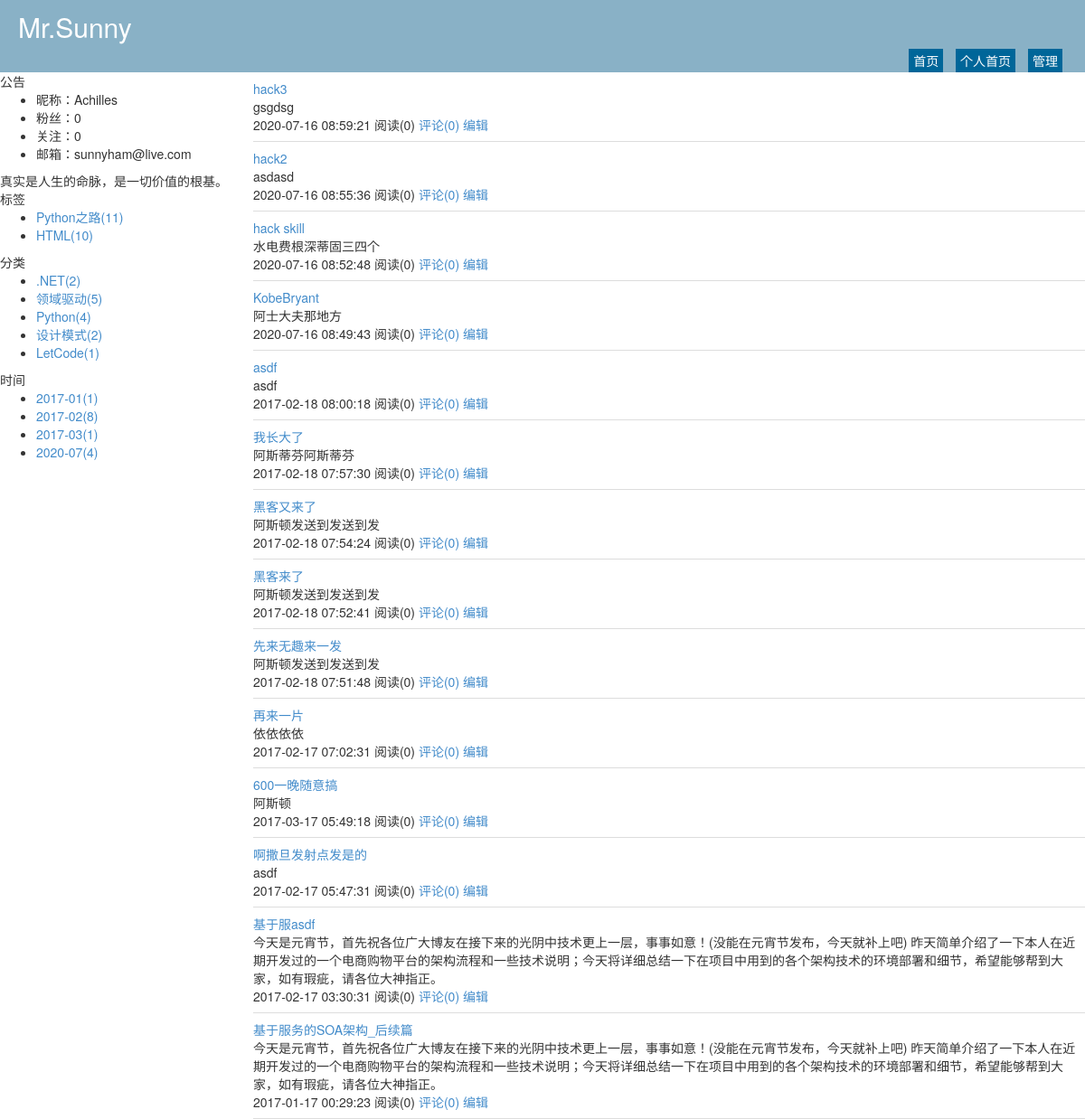
Screenshot of /Achilles.html with the database file from the repository.
### repository/models.py (models this page shows)
class Blog(models.Model):
    nid = models.BigAutoField(primary_key=True)
    title = models.CharField(verbose_name='个人博客标题', max_length=64)
    site = models.CharField(verbose_name='个人博客前缀', max_length=32, unique=True)
    theme = models.CharField(verbose_name='博客主题', max_length=32)
    user = models.OneToOneField(to='UserInfo', on_delete=models.CASCADE, to_field='nid')

class UserInfo(models.Model):
    nid = models.BigAutoField(primary_key=True)
    username = models.CharField(verbose_name='用户名', max_length=32, unique=True)
    password = models.CharField(verbose_name='密码', max_length=64)
    nickname = models.CharField(verbose_name='昵称', max_length=32)
    email = models.EmailField(verbose_name='邮箱', unique=True)
    avatar = models.ImageField(verbose_name='头像')
    create_time = models.DateTimeField(verbose_name='创建时间', auto_now_add=True)
    fans = models.ManyToManyField(verbose_name='粉丝们',
                                  to='UserInfo',
                                  through='UserFans',
                                  related_name='f',
                                  through_fields=('user', 'follower'))

class Tag(models.Model):
    nid = models.AutoField(primary_key=True)
    title = models.CharField(verbose_name='标签名称', max_length=32)
    blog = models.ForeignKey(verbose_name='所属博客', on_delete=models.CASCADE, to='Blog', to_field='nid')

class Category(models.Model):
    nid = models.AutoField(primary_key=True)
    title = models.CharField(verbose_name='分类标题', max_length=32)
    blog = models.ForeignKey(verbose_name='所属博客', on_delete=models.CASCADE, to='Blog', to_field='nid')

class Article(models.Model):
    nid = models.BigAutoField(primary_key=True)
    title = models.CharField(verbose_name='文章标题', max_length=128)
    summary = models.CharField(verbose_name='文章简介', max_length=255)
    read_count = models.IntegerField(default=0)
    comment_count = models.IntegerField(default=0)
    up_count = models.IntegerField(default=0)  #点赞个数
    down_count = models.IntegerField(default=0)  # 踩的个数
    create_time = models.DateTimeField(verbose_name='创建时间', auto_now_add=True)
    blog = models.ForeignKey(verbose_name='所属博客', on_delete=models.CASCADE, to='Blog', to_field='nid')
    category = models.ForeignKey(verbose_name='文章类型', on_delete=models.CASCADE, to='Category', to_field='nid', null=True)
    type_choices = [
        (1, "Python"),
        (2, "Linux"),
        (3, "OpenStack"),
        (4, "GoLang"),
    ]
    article_type_id = models.IntegerField(choices=type_choices, default=None)
    tags = models.ManyToManyField(
        to="Tag",
        through='Article2Tag',
        through_fields=('article', 'tag'),
    )

### web/views/home.py (the view)
# urls.py: url(r'^all/(?P<article_type_id>\d+).html$', home.index, name='index'),
def home(request, site):
    blog = models.Blog.objects.filter(site=site).select_related('user').first()
    if not blog:
        return redirect('/')
    tag_list = models.Tag.objects.filter(blog=blog)
    category_list = models.Category.objects.filter(blog=blog)
    date_list = models.Article.objects.raw(
        'select nid, count(nid) as num,strftime("%Y-%m",create_time) as ctime from repository_article group by strftime("%Y-%m",create_time)')
    for item in date_list:
        print(item.nid,item.num,item.ctime)
    article_list = models.Article.objects.filter(blog=blog).order_by('-nid').all()
    return render(
        request,
        'home.html',
        {
            'blog': blog,
            'tag_list': tag_list,
            'category_list': category_list,
            'date_list': date_list,
            'article_list': article_list
        }
    )

### templates/home.html (shortened to what this page needs)
{% extends 'home_layout.html' %}
{% block content %}
    <div class="summary-list">
        {% for row in article_list %}
            <div class="summary-item">
                <div class="summary-title">
                    <a href="/{{ blog.site }}/{{ row.nid }}.html">{{ row.title }}</a>
                </div>
                <div class="summary-content">
                    {{ row.summary }}
                </div>
                <div class="summary-footer">
                    <span>{{ row.create_time|date:"Y-m-d H:i:s" }}</span>
                    <span>阅读({{ row.read_count }})</span>
                    <a>评论({{ row.comment_count }})</a>
                    <a href="/backend/edit-article-{{ row.nid }}.html">编辑</a>
                </div>
            </div>
        {% endfor %}
    </div>
{% endblock %}

### templates/home_layout.html (shortened to what this page needs)
<!DOCTYPE html>
<html>
<head lang="en">
    <link rel="stylesheet" href="/static/plugins/bootstrap/css/bootstrap.css"/>
    <link rel="stylesheet" href="/static/plugins/font-awesome/css/font-awesome.css"/>
    <link rel="stylesheet" href="/static/css/edmure.css"/>
    <link rel="stylesheet" href="/static/css/commons.css"/>
    <link rel="stylesheet" href="/static/css/row-avatar.css"/>
    <link rel="stylesheet" href="/static/css/theme/{{ blog.theme }}.css"/>
</head>
<body>
<div class="pg-header">
    <div class="title">{{ blog.title }}</div>
    <div class="menu-list">
        <a class="menu-item" href="/">首页</a>
        <a class="menu-item" href="/{{ blog.site }}.html">个人首页</a>
        <a class="menu-item" href="/backend/index.html">管理</a>
    </div>
</div>
<div class="pg-body">
    <div class="body-menu">
        <div class="notice">
            <div class="notice-header">公告</div>
            <div class="notice-body">
                <ul>
                    <li>昵称：{{ blog.user.nickname }}</li>
                    <li>粉丝：{{ blog.user.fans.count }}</li>
                    <li>关注：{{ blog.user.f.count }}</li>
                    <li>邮箱：{{ blog.user.email }}</li>
                </ul>
                <div class="memo">
                    真实是人生的命脉，是一切价值的根基。
                </div>
            </div>
        </div>
        <div class="tags">
            <div class="tags-header">标签</div>
            <div class="tags-body">
                <ul>
                    {% for tag in tag_list %}
                        <li><a href="/{{ blog.site }}/tag/{{ tag.nid }}.html">{{ tag.title }}({{ tag.article_set.count }})</a></li>
                    {% endfor %}
                </ul>
            </div>
        </div>
        <div class="types">
            <div class="types-header">分类</div>
            <div class="types-body">
                <ul>
                    {% for tag in category_list %}
                        <li><a href="/{{ blog.site }}/category/{{ tag.nid }}.html">{{ tag.title }}({{ tag.article_set.count }})</a></li>
                    {% endfor %}
                </ul>
            </div>
        </div>
        <div class="dates">
            <div class="dates-header">时间</div>
            <div class="dates-body">
                <ul>
                    {% for tag in date_list %}
                        <li><a href="/{{ blog.site }}/date/{{ tag.ctime }}.html">{{ tag.ctime}}({{ tag.num}})</a></li>
                    {% endfor %}
                </ul>
            </div>
        </div>
    </div>
    <div class="body-content">
        {% block content %}{% endblock %}
    </div>
</div>
</body>
</html>

### static/css/theme/default.css (style rules this page uses)
.pg-header { height: 80px; background-color: #89b1c6; position: relative; color: #ffffff; }
.pg-header .title { font-size: 30px; line-height: 60px; margin-left: 20px; }
.pg-header .menu-list { position: absolute; bottom: 0; right: 20px; }
.pg-header .menu-list a { color: #ffffff; display: inline-block; padding: 3px 5px; margin: 0 5px; background-color: #006699; }
.pg-body { min-width: 980px; position: relative; }
.pg-body .body-menu { position: absolute; left: 0; width: 280px; }
.pg-body .body-content { position: absolute; right: 0; left: 280px; overflow: scroll; }
.pg-body .body-content .summary-list .summary-item { border-bottom: 1px solid #dddddd;padding: 8px 0; }

### rows the page displays
Blog: title "Mr.Sunny", user.nickname "Achilles", user.fans.count "0", user.f.count "0", user.email "sunnyham@live.com"
Tag: title "Python之路", article_set.count "11"
Tag: title "HTML", article_set.count "10"
Category: title ".NET", article_set.count "2"
Category: title "领域驱动", article_set.count "5"
Category: title "Python", article_set.count "4"
Category: title "设计模式", article_set.count "2"
Category: title "LetCode", article_set.count "1"
Article: ctime "2017-01", num "1", title "基于服务的SOA架构_后续篇", summary "今天是元宵节，首先祝各位广大博友在接下来的光阴中技术更上一层，事事如意！(没能在元宵节发布，今天就补上吧) 昨天简单介绍了一下本人在近期开发过的一个电商购物平台的架构流程和一些技术说明；今天将详细总结一下在项目中用到的各个架构技术的环境部署和细节，希望能够帮到大家，如有瑕疵，请各位大神指正。", create_time "2017-01-17 00:29:23", read_count "0", comment_count "0"
Article: ctime "2017-02", num "8", title "基于服asdf", summary "今天是元宵节，首先祝各位广大博友在接下来的光阴中技术更上一层，事事如意！(没能在元宵节发布，今天就补上吧) 昨天简单介绍了一下本人在近期开发过的一个电商购物平台的架构流程和一些技术说明；今天将详细总结一下在项目中用到的各个架构技术的环境部署和细节，希望能够帮到大家，如有瑕疵，请各位大神指正。", create_time "2017-02-17 03:30:31", read_count "0", comment_count "0"
Article: ctime "2017-03", num "1", title "600一晚随意搞", summary "阿斯顿", create_time "2017-03-17 05:49:18", read_count "0", comment_count "0"
Article: ctime "2020-07", num "4", title "KobeBryant", summary "阿士大夫那地方", create_time "2020-07-16 08:49:43", read_count "0", comment_count "0"
Article: title "hack3", summary "gsgdsg", create_time "2020-07-16 08:59:21", read_count "0", comment_count "0"
Article: title "hack2", summary "asdasd", create_time "2020-07-16 08:55:36", read_count "0", comment_count "0"
Article: title "hack skill", summary "水电费根深蒂固三四个", create_time "2020-07-16 08:52:48", read_count "0", comment_count "0"
Article: title "asdf", summary "asdf", create_time "2017-02-18 08:00:18", read_count "0", comment_count "0"
Article: title "我长大了", summary "阿斯蒂芬阿斯蒂芬", create_time "2017-02-18 07:57:30", read_count "0", comment_count "0"
Article: title "黑客又来了", summary "阿斯顿发送到发送到发", create_time "2017-02-18 07:54:24", read_count "0", comment_count "0"
Article: title "黑客来了", summary "阿斯顿发送到发送到发", create_time "2017-02-18 07:52:41", read_count "0", comment_count "0"
Article: title "先来无趣来一发", summary "阿斯顿发送到发送到发", create_time "2017-02-18 07:51:48", read_count "0", comment_count "0"
Article: title "再来一片", summary "依依依依", create_time "2017-02-17 07:02:31", read_count "0", comment_count "0"
Article: title "啊撒旦发射点发是的", summary "asdf", create_time "2017-02-17 05:47:31", read_count "0", comment_count "0"
